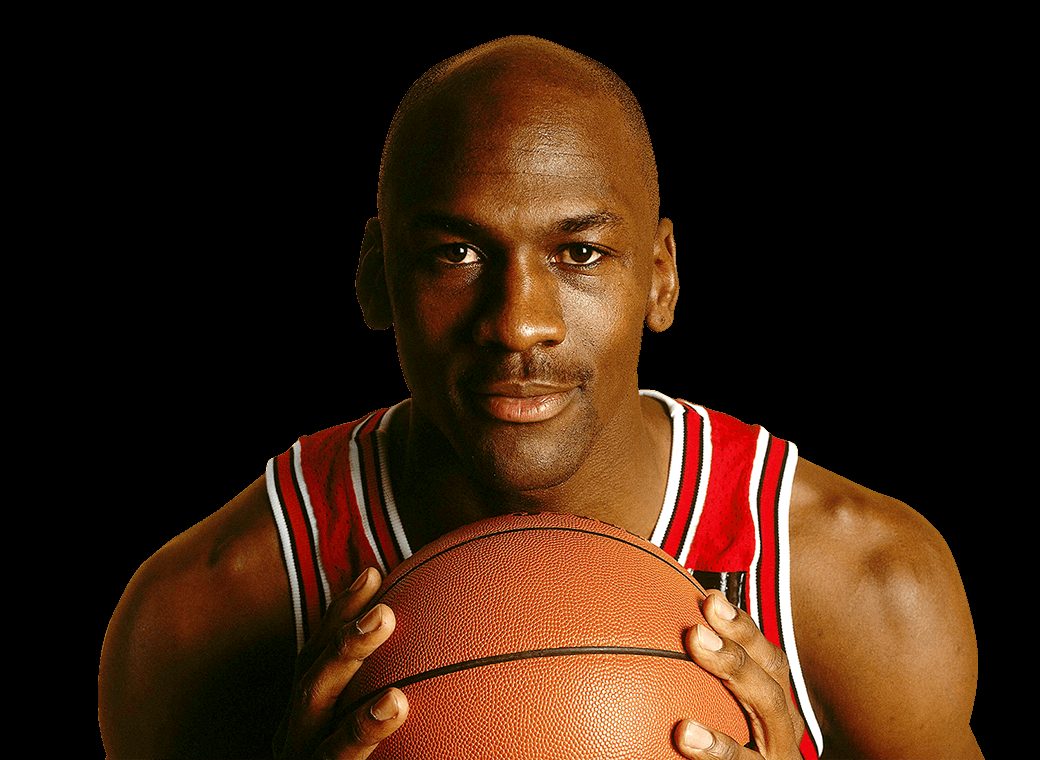
#> input picture ComputerGraphics/exercises/jordan.png, 1040 x 760 px
$ python images1.py
#> lines starting #> are read from the running program, lines starting #| are printed output that depends on the picture
import cv2
print(cv2.__version__)

image = cv2.imread('jordan.png')
#> image is the input picture: shape (760, 1040, 3); mean B, G, R 16.5, 33, 58.8
cv2.imshow('Michael Jordan', image)
cv2.waitKey(0)

flipped = cv2.flip(image, 1)
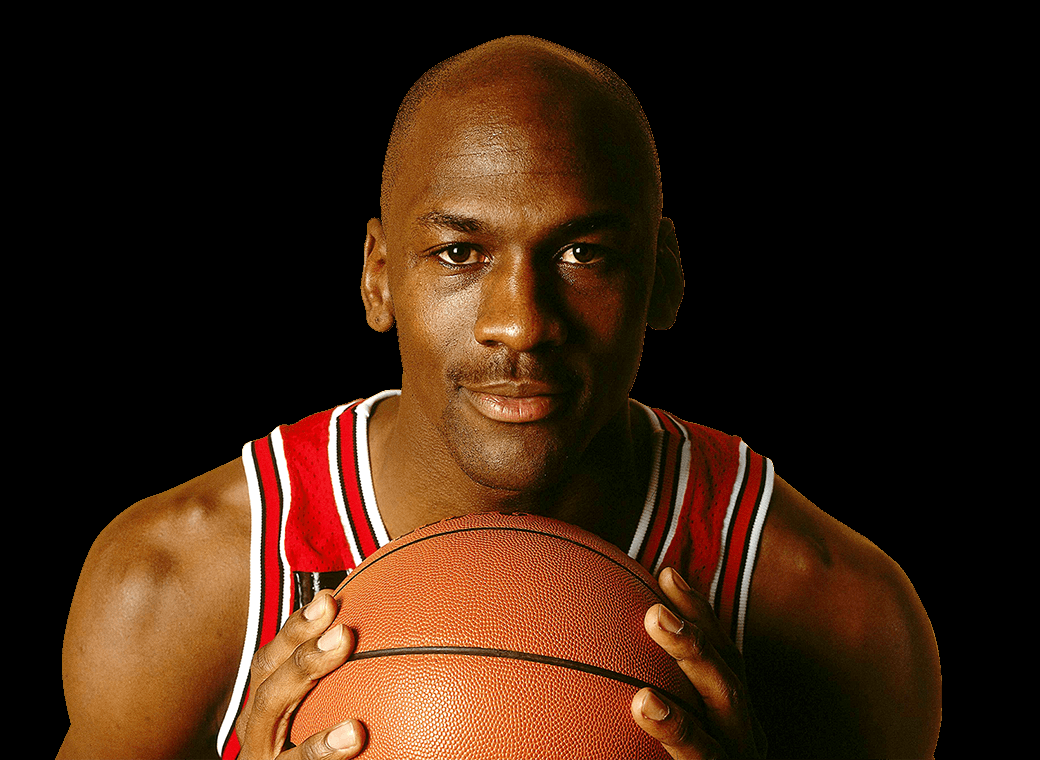
#> flipped: shape (760, 1040, 3); mean B, G, R 16.5, 33, 58.8
cv2.imshow('Flipped Michael 1', flipped)
cv2.waitKey(0)

flipped2 = cv2.flip(image, 0)
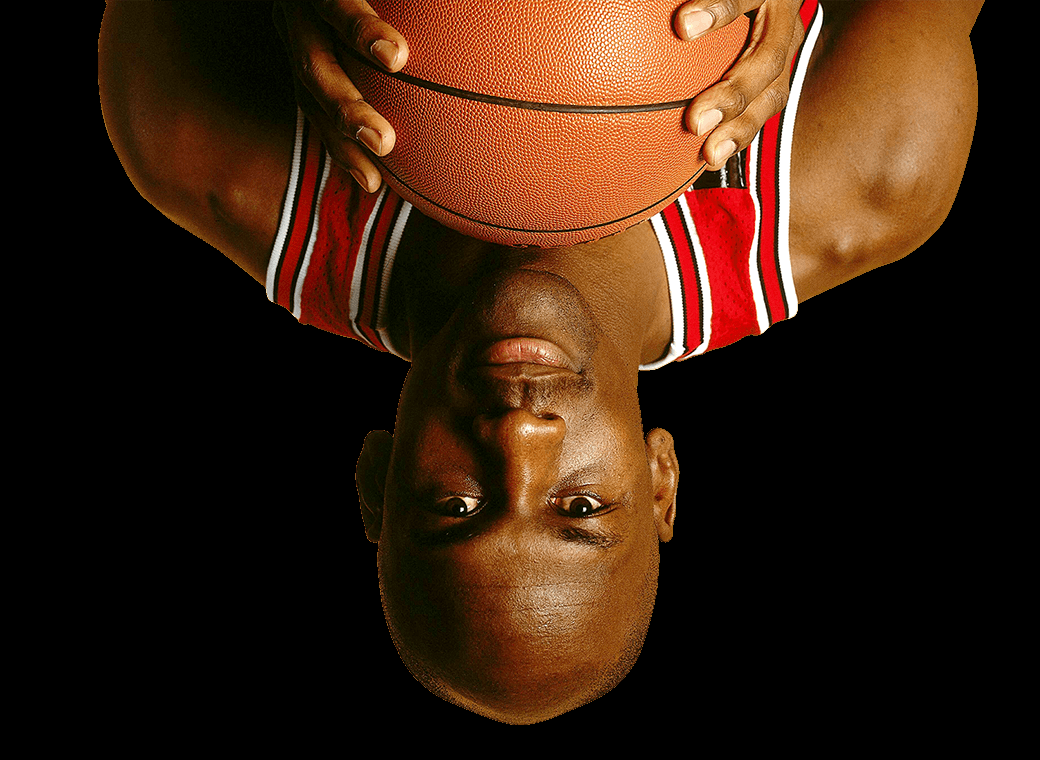
#> flipped2: shape (760, 1040, 3); mean B, G, R 16.5, 33, 58.8
cv2.imshow('Flipped Michael 2', flipped2)
cv2.waitKey(0)

flipped3 = cv2.flip(image, -1)
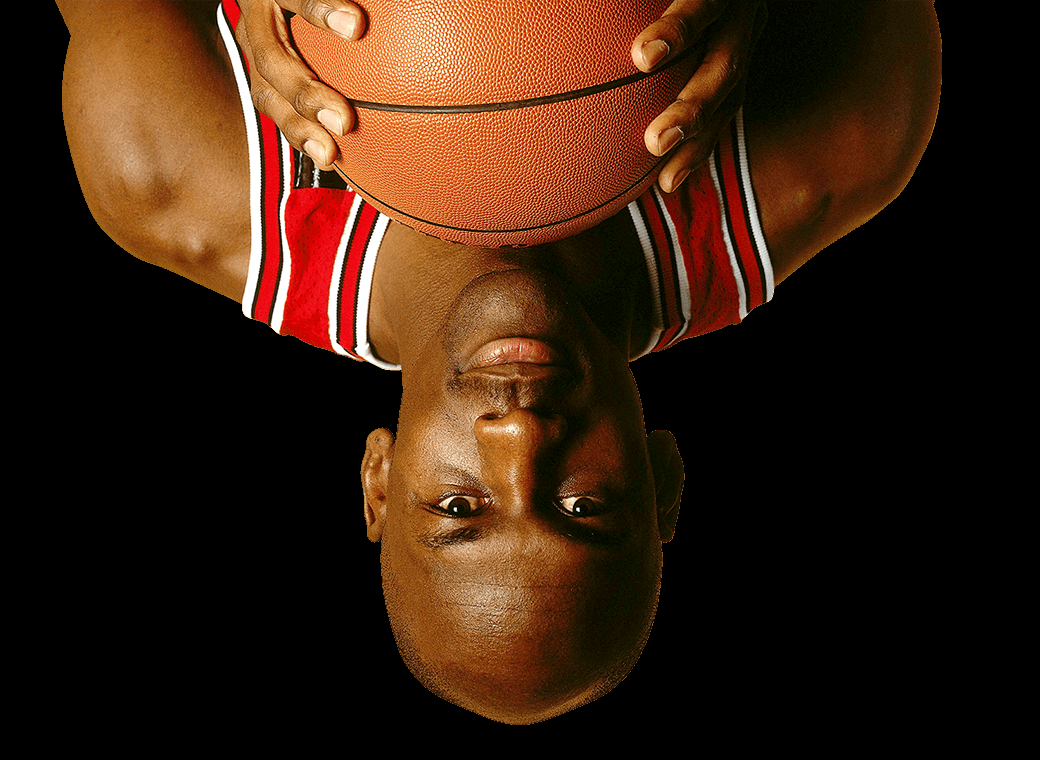
#> flipped3: shape (760, 1040, 3); mean B, G, R 16.5, 33, 58.8
cv2.imshow('Flipped Michael 3', flipped3)
cv2.waitKey(0)
cv2.imwrite('flipped.png', flipped3)
